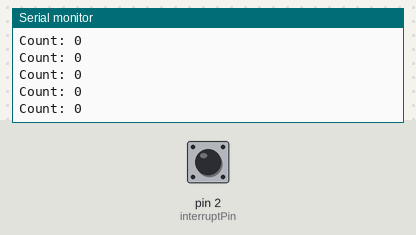
A sketch run on a simulated Arduino Uno, built with avr-gcc and run on an emulated ATmega328P. Shown: the last lines printed to the serial monitor. Inputs (shaded band) come from the test bench; at power-on: pin 2 (interruptPin) HIGH.

Above: at 1.2 s.
1.3 s: pin 2 (interruptPin) pulled LOW for 0.15 s
At 1.8 s:
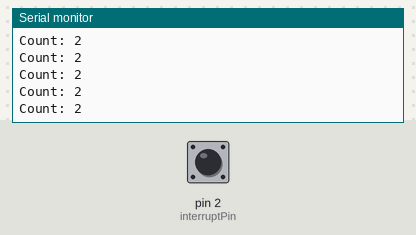
4.4 s: pin 2 (interruptPin) pulled LOW for 1 s
At 5.1 s:
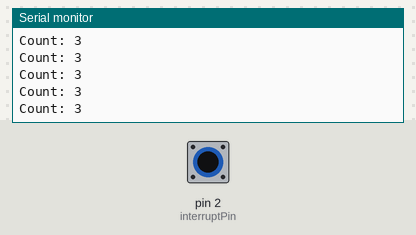
8.4 s: pin 2 (interruptPin) pulled LOW for 0.15 s
At 9.4 s:
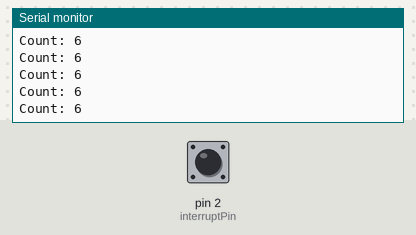
10.0 s: pin 2 (interruptPin) pulsed LOW 2 times (0.12 s each, 0.3 s apart)
At 10.8 s:
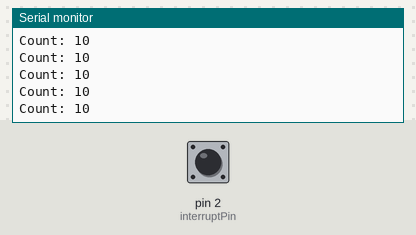
Timing chart, 0 to 13.0 s (numbered marks = the images above; inputs shaded):
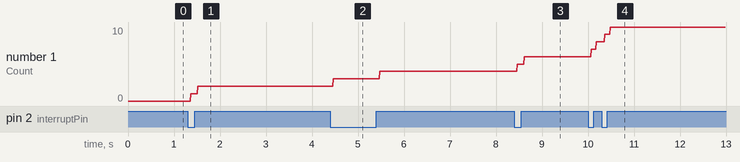

The sketch:

TCST_2103.ino
```cpp
//The used pin and a counter
int interruptPin = 2;
volatile int counter = 0;

void setup() {
  //Declares that the pin is being used for detecting inputs, while activating the pins build in pull-up resistor
  pinMode(interruptPin, INPUT_PULLUP);
  attachInterrupt(digitalPinToInterrupt(interruptPin), count, CHANGE);

  //Activates Serial
  Serial.begin(9600);
}

void loop() {
  //Beware that the usage Serial can disturb interrupt services
  Serial.print("Count: ");
  Serial.println(counter);
}

//Fires when the used pin changes from HIGH->LOW or LOW->HIGH
void count() {
  counter++;
}
```

Measured:
- after the input at 1.3 s, the serial monitor: prints a new line after 0.06 s (image 1)
- after the input at 4.4 s, the serial monitor: prints a new line after 0.06 s (image 2)
- after the input at 8.4 s, the serial monitor: prints a new line after 0.07 s (image 3)
- after the input at 10.0 s, the serial monitor: prints a new line after 0.07 s (image 4)
- plotted number 1: 0 → 2 after the input at 1.3 s, 2 → 4 after the input at 4.4 s, 4 → 6 after the input at 8.4 s, 6 → 10 after the input at 10.0 s
